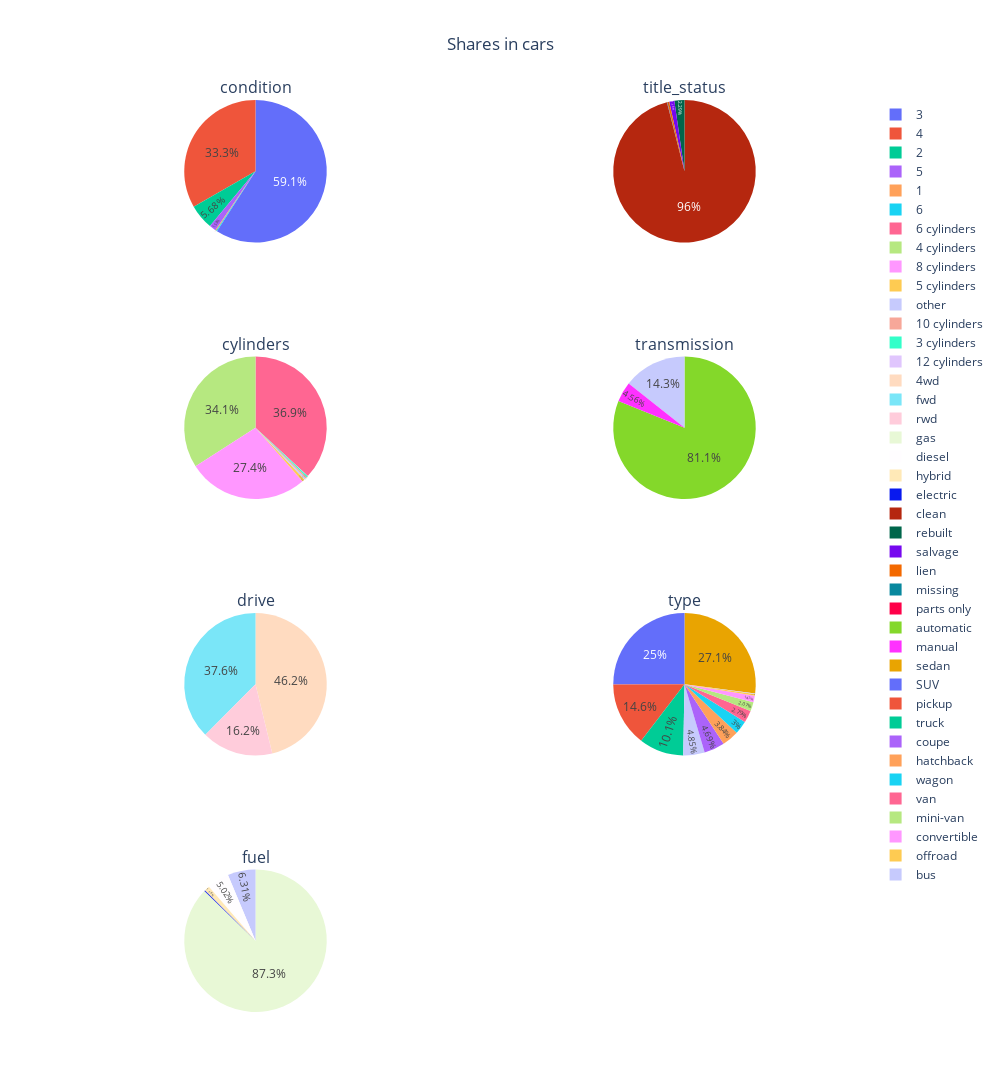

The notebook cell saved with this chart:
### Code cell
plot_types(df_clean)

### Figure 1 — Plotly figure (JSON) as saved in the notebook; plotly's stock layout.template omitted (floating-point values rounded to 4 significant figures)
{"data": [{"domain": {"x": [0, 0.45], "y": [0.8438, 1]}, "labels": [6, 1, 5, 2, 4, 3], "textposition": "inside", "type": "pie", "values": [431, 505, 3478, 12936, 75817, 134605]}, {"domain": {"x": [0, 0.45], "y": [0.5625, 0.7188]}, "labels": ["12 cylinders", "3 cylinders", "10 cylinders", "other", "5 cylinders", "8 cylinders", "4 cylinders", "6 cylinders"], "textposition": "inside", "type": "pie", "values": [16, 726, 815, 854, 1371, 62334, 77659, 83997]}, {"domain": {"x": [0, 0.45], "y": [0.2812, 0.4375]}, "labels": ["rwd", "fwd", "4wd"], "textposition": "inside", "type": "pie", "values": [36954, 85556, 105262]}, {"domain": {"x": [0, 0.45], "y": [0, 0.1562]}, "labels": ["electric", "hybrid", "diesel", "other", "gas"], "textposition": "inside", "type": "pie", "values": [500, 2686, 11428, 14379, 198779]}, {"domain": {"x": [0.55, 1], "y": [0.8438, 1]}, "labels": ["parts only", "missing", "lien", "salvage", "rebuilt", "clean"], "textposition": "inside", "type": "pie", "values": [68, 147, 986, 2649, 5205, 218717]}, {"domain": {"x": [0.55, 1], "y": [0.5625, 0.7188]}, "labels": ["manual", "other", "automatic"], "textposition": "inside", "type": "pie", "values": [10382, 32668, 184722]}, {"domain": {"x": [0.55, 1], "y": [0.2812, 0.4375]}, "labels": ["bus", "offroad", "convertible", "mini-van", "van", "wagon", "hatchback", "coupe", "other", "truck", "pickup", "SUV", "sedan"], "textposition": "inside", "type": "pie", "values": [222, 851, 3355, 4713, 6362, 6837, 8746, 10679, 11057, 23055, 33150, 57031, 61714]}], "layout": {"annotations": [{"font": {"size": 16}, "showarrow": false, "text": "condition", "x": 0.225, "xanchor": "center", "xref": "paper", "y": 1, "yanchor": "bottom", "yref": "paper"}, {"font": {"size": 16}, "showarrow": false, "text": "title_status", "x": 0.775, "xanchor": "center", "xref": "paper", "y": 1, "yanchor": "bottom", "yref": "paper"}, {"font": {"size": 16}, "showarrow": false, "text": "cylinders", "x": 0.225, "xanchor": "center", "xref": "paper", "y": 0.7188, "yanchor": "bottom", "yref": "paper"}, {"font": {"size": 16}, "showarrow": false, "text": "transmission", "x": 0.775, "xanchor": "center", "xref": "paper", "y": 0.7188, "yanchor": "bottom", "yref": "paper"}, {"font": {"size": 16}, "showarrow": false, "text": "drive", "x": 0.225, "xanchor": "center", "xref": "paper", "y": 0.4375, "yanchor": "bottom", "yref": "paper"}, {"font": {"size": 16}, "showarrow": false, "text": "type", "x": 0.775, "xanchor": "center", "xref": "paper", "y": 0.4375, "yanchor": "bottom", "yref": "paper"}, {"font": {"size": 16}, "showarrow": false, "text": "fuel", "x": 0.225, "xanchor": "center", "xref": "paper", "y": 0.1562, "yanchor": "bottom", "yref": "paper"}], "height": 1500, "title": {"text": "Shares in cars", "x": 0.5}, "width": 1000}}
